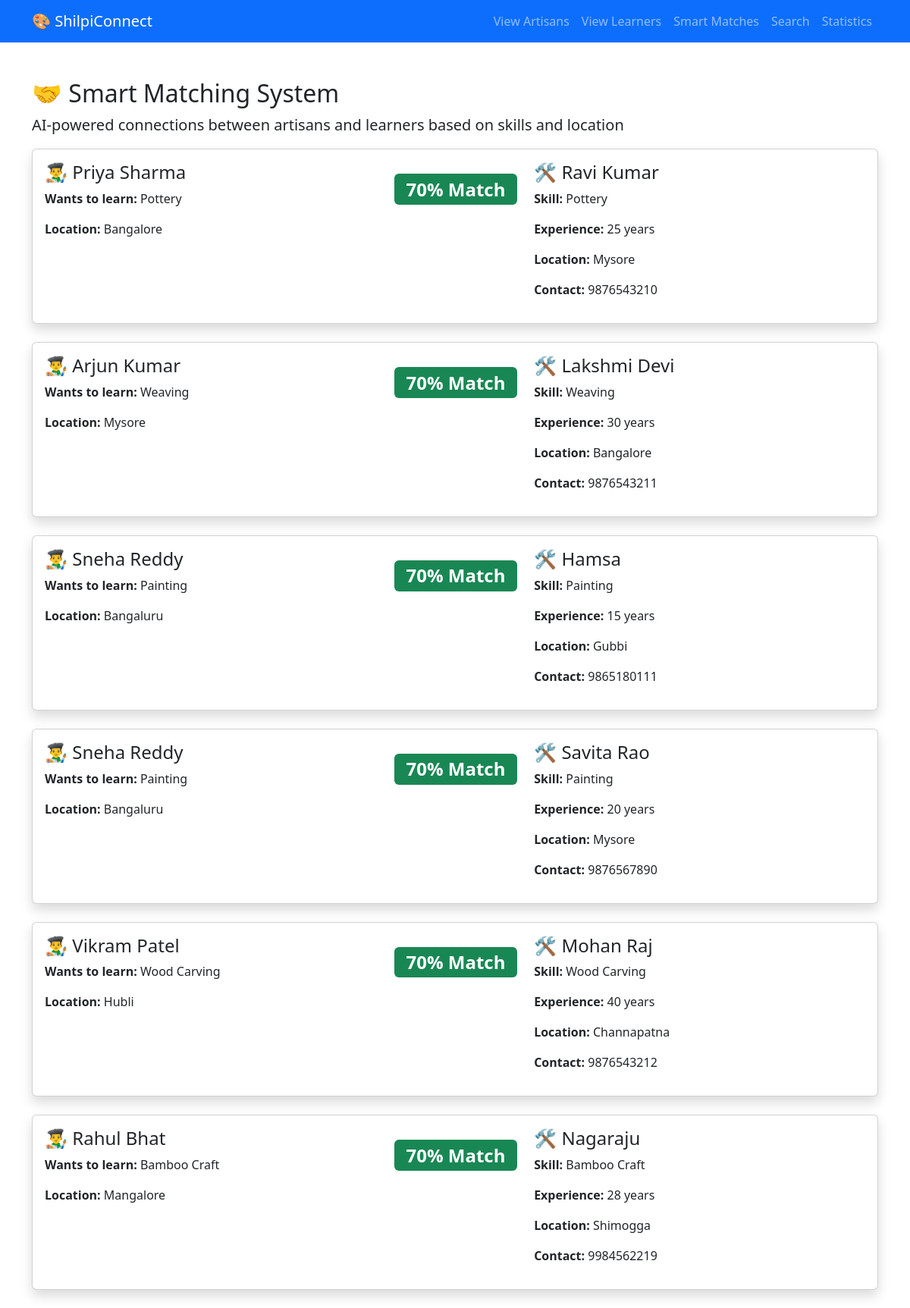
Screenshot of /matches with the database file from the repository.
### tables this page shows
CREATE TABLE learners (
    id INTEGER PRIMARY KEY AUTOINCREMENT,
    name TEXT NOT NULL,
    interest TEXT NOT NULL,
    location TEXT NOT NULL,
    phone TEXT,
    created_at TIMESTAMP DEFAULT CURRENT_TIMESTAMP
);

CREATE TABLE artisans (
    id INTEGER PRIMARY KEY AUTOINCREMENT,
    name TEXT NOT NULL,
    skill TEXT NOT NULL,
    location TEXT NOT NULL,
    experience INTEGER,
    phone TEXT,
    description TEXT,
    created_at TIMESTAMP DEFAULT CURRENT_TIMESTAMP
);

### app.py (the view)
@app.route('/matches')
def matches():
    conn = get_db()
    learners = conn.execute('SELECT * FROM learners').fetchall()
    artisans = conn.execute('SELECT * FROM artisans').fetchall()
    match_results = []
    for learner in learners:
        for artisan in artisans:
            score = 0
            if learner['interest'].lower() == artisan['skill'].lower():
                score += 70
            elif learner['interest'].lower() in artisan['skill'].lower() or artisan['skill'].lower() in learner['interest'].lower():
                score += 40
            if learner['location'].lower() == artisan['location'].lower():
                score += 30
            elif learner['location'].lower() in artisan['location'].lower() or artisan['location'].lower() in learner['location'].lower():
                score += 15
            if score >= 50:
                match_results.append({
                    'learner_name': learner['name'],
                    'interest': learner['interest'],
                    'learner_location': learner['location'],
                    'artisan_name': artisan['name'],
                    'skill': artisan['skill'],
                    'experience': artisan['experience'],
                    'artisan_location': artisan['location'],
                    'phone': artisan['phone'],
                    'match_score': score
                })
    match_results.sort(key=lambda x: x['match_score'], reverse=True)
    conn.close()
    return render_template('matches.html', matches=match_results)

### app.py (called while the page is built)
def get_db():
    conn = sqlite3.connect('shilpiconnect.db')
    conn.row_factory = sqlite3.Row  # This lets us access columns by name
    return conn

### templates/matches.html (shortened to what this page needs)
<!DOCTYPE html>
<html lang="en">
<head>
    <link href="https://cdn.jsdelivr.net/npm/bootstrap@5.3.3/dist/css/bootstrap.min.css" rel="stylesheet">
</head>
<body>
    <nav class="navbar navbar-expand-lg navbar-dark bg-primary">
        <div class="container">
            <a class="navbar-brand" href="/">🎨 ShilpiConnect</a>
            <div class="navbar-nav">
                <a class="nav-link" href="/artisans">View Artisans</a>
                <a class="nav-link" href="/learners">View Learners</a>
                <a class="nav-link" href="/matches">Smart Matches</a>
                <a class="nav-link" href="/search">Search</a>
                <a class="nav-link" href="/stats">Statistics</a>
            </div>
        </div>
    </nav>
    <div class="container mt-5">
        <h2>🤝 Smart Matching System</h2>
        <p class="lead">AI-powered connections between artisans and learners based on skills and location</p>
        {% for match in matches %}
        <div class="card shadow mb-4">
            <div class="card-body">
                <div class="row">
                    <div class="col-md-5">
                        <h4>👨‍🎨 {{ match.learner_name }}</h4>
                        <p><strong>Wants to learn:</strong> {{ match.interest }}</p>
                        <p><strong>Location:</strong> {{ match.learner_location }}</p>
                    </div>
                    <div class="col-md-2 text-center">
                        <div class="mt-3">
                            <span class="badge bg-success" style="font-size: 1.5rem;">{{ match.match_score }}% Match</span>
                        </div>
                    </div>
                    <div class="col-md-5">
                        <h4>🛠️ {{ match.artisan_name }}</h4>
                        <p><strong>Skill:</strong> {{ match.skill }}</p>
                        <p><strong>Experience:</strong> {{ match.experience }} years</p>
                        <p><strong>Location:</strong> {{ match.artisan_location }}</p>
                        <p><strong>Contact:</strong> {{ match.phone }}</p>
                    </div>
                </div>
            </div>
        </div>
        {% endfor %}
    </div>
</body>
</html>

### rows the page displays
learners: learner_name "Priya Sharma", interest "Pottery", learner_location "Bangalore"
artisans: artisan_name "Ravi Kumar", skill "Pottery", artisan_location "Mysore", phone "9876543210"
learners: learner_name "Arjun Kumar", interest "Weaving", learner_location "Mysore"
artisans: artisan_name "Lakshmi Devi", skill "Weaving", artisan_location "Bangalore", phone "9876543211"
learners: learner_name "Sneha Reddy" "Sneha Reddy", interest "Painting" "Painting", learner_location "Bangaluru" "Bangaluru"
artisans: artisan_name "Hamsa", skill "Painting", artisan_location "Gubbi", phone "9865180111"
artisans: artisan_name "Savita Rao", skill "Painting", artisan_location "Mysore", phone "9876567890"
learners: learner_name "Vikram Patel", interest "Wood Carving", learner_location "Hubli"
artisans: artisan_name "Mohan Raj", skill "Wood Carving", artisan_location "Channapatna", phone "9876543212"
learners: learner_name "Rahul Bhat", interest "Bamboo Craft", learner_location "Mangalore"
artisans: artisan_name "Nagaraju", skill "Bamboo Craft", artisan_location "Shimogga", phone "9984562219"

### other values shown
{{ match.match_score }} "70" "70" "70" "70" "70" "70"
{{ match.experience }} "25" "30" "15" "20" "40" "28"
